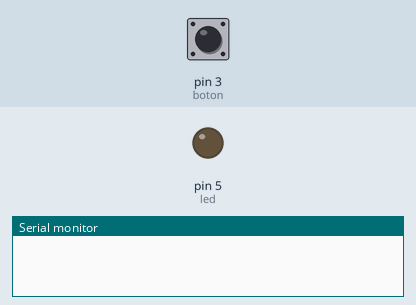
This sketch was run on a simulated Arduino Uno, built with avr-gcc and run on an emulated ATmega328P. On the bench: output pins drawn as LEDs (lit = HIGH), the last lines printed to the serial monitor. The test bench sets the inputs (shaded band); at power-on: pin 3 (boton) LOW.

Above: at 1.2 s.
1.3 s: pin 3 (boton) pulled HIGH for 0.15 s
At 1.8 s:
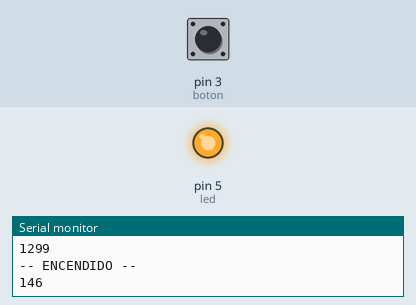
2.9 s: pin 3 (boton) pulled HIGH for 1 s
At 3.7 s:
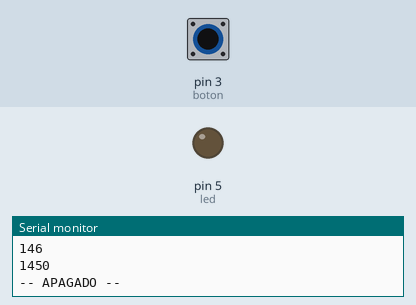
5.4 s: pin 3 (boton) pulled HIGH for 3.2 s
At 9.8 s:
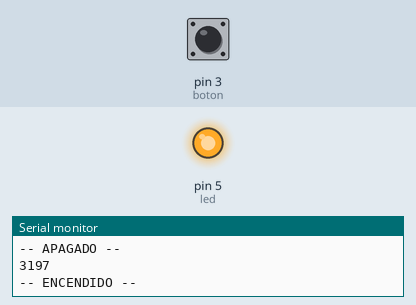
Timing chart, 0 to 11.3 s (numbered marks = the images above; inputs shaded):
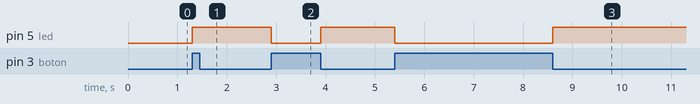

Measured:
- after the input at 1.3 s, pin 5 (led): LOW → HIGH at once
- after the input at 2.9 s, pin 5 (led): HIGH → LOW at once, → HIGH 1.0 s later
- after the input at 5.4 s, pin 5 (led): HIGH → LOW at once, → HIGH 3.2 s later

The sketch:

interruption.ino
```cpp
int boton = 3;
int led = 5;
bool estado_pulsador;
long tiempo_anterior;
long diferencia;
void setup() {
  Serial.begin(9600);
  pinMode(led, OUTPUT);
  pinMode(boton, INPUT);
  attachInterrupt(digitalPinToInterrupt(boton),consulta_estado,CHANGE);
}

void consulta_estado(){
  diferencia = millis() - tiempo_anterior;
  tiempo_anterior = millis();
  Serial.println(diferencia);
  if(diferencia > 500){
    if(digitalRead(led) == true){
    digitalWrite(led,LOW);
    Serial.println("-- APAGADO --");
    delay(500);
  }else{
    digitalWrite(led,HIGH);
    Serial.println("-- ENCENDIDO --");
    delay(500);
  }
  }
}

void loop(){
  delay(5000);
}
```
